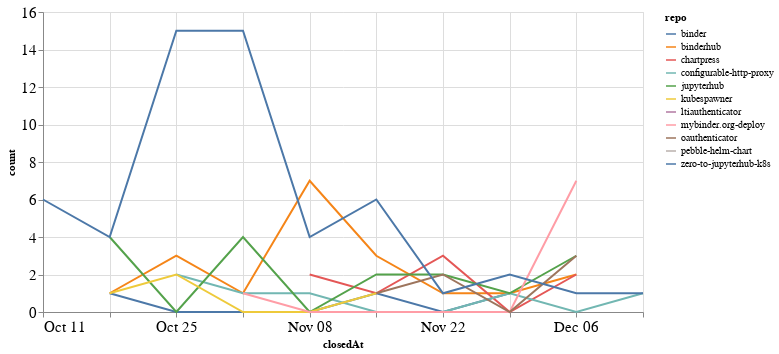

The notebook cell saved with this chart:
### Code cell
closed_by_time = closed_by.groupby('repo').resample('W', on='closedAt').count()['author'].reset_index()
closed_by_time = closed_by_time.rename(columns={'author': 'count'})

alt.Chart(closed_by_time, width=600).mark_line().encode(
    x='closedAt',
    y='count',
    color='repo',
    tooltip="repo"
)

### Figure 1 — Vega-Lite specification as saved in the notebook (floating-point values rounded to 4 significant figures)
{"config": {"axisLeft": {"labelFontSize": 15}, "axisBottom": {"labelFontSize": 15}}, "data": {"name": "data-59595f47a3a38406168af32270c4fc53"}, "mark": "line", "encoding": {"color": {"type": "nominal", "field": "repo"}, "tooltip": {"type": "nominal", "field": "repo"}, "x": {"type": "temporal", "field": "closedAt"}, "y": {"type": "quantitative", "field": "count"}}, "width": 600, "$schema": "https://vega.github.io/schema/vega-lite/v4.8.1.json", "datasets": {"data-59595f47a3a38406168af32270c4fc53": [{"repo": "binder", "closedAt": "2020-10-18T00:00:00", "count": 1}, {"repo": "binder", "closedAt": "2020-10-25T00:00:00", "count": 0}, {"repo": "binder", "closedAt": "2020-11-01T00:00:00", "count": 0}, {"repo": "binder", "closedAt": "2020-11-08T00:00:00", "count": 0}, {"repo": "binder", "closedAt": "2020-11-15T00:00:00", "count": 1}, {"repo": "binder", "closedAt": "2020-11-22T00:00:00", "count": 0}, {"repo": "binder", "closedAt": "2020-11-29T00:00:00", "count": 1}, {"repo": "binderhub", "closedAt": "2020-10-18T00:00:00", "count": 1}, {"repo": "binderhub", "closedAt": "2020-10-25T00:00:00", "count": 3}, {"repo": "binderhub", "closedAt": "2020-11-01T00:00:00", "count": 1}, {"repo": "binderhub", "closedAt": "2020-11-08T00:00:00", "count": 7}, {"repo": "binderhub", "closedAt": "2020-11-15T00:00:00", "count": 3}, {"repo": "binderhub", "closedAt": "2020-11-22T00:00:00", "count": 1}, {"repo": "binderhub", "closedAt": "2020-11-29T00:00:00", "count": 1}, {"repo": "binderhub", "closedAt": "2020-12-06T00:00:00", "count": 2}, {"repo": "chartpress", "closedAt": "2020-11-08T00:00:00", "count": 2}, {"repo": "chartpress", "closedAt": "2020-11-15T00:00:00", "count": 1}, {"repo": "chartpress", "closedAt": "2020-11-22T00:00:00", "count": 3}, {"repo": "chartpress", "closedAt": "2020-11-29T00:00:00", "count": 0}, {"repo": "chartpress", "closedAt": "2020-12-06T00:00:00", "count": 2}, {"repo": "configurable-http-proxy", "closedAt": "2020-10-25T00:00:00", "count": 2}, {"repo": "configurable-http-proxy", "closedAt": "2020-11-01T00:00:00", "count": 1}, {"repo": "configurable-http-proxy", "closedAt": "2020-11-08T00:00:00", "count": 1}, {"repo": "configurable-http-proxy", "closedAt": "2020-11-15T00:00:00", "count": 0}, {"repo": "configurable-http-proxy", "closedAt": "2020-11-22T00:00:00", "count": 0}, {"repo": "configurable-http-proxy", "closedAt": "2020-11-29T00:00:00", "count": 1}, {"repo": "configurable-http-proxy", "closedAt": "2020-12-06T00:00:00", "count": 0}, {"repo": "configurable-http-proxy", "closedAt": "2020-12-13T00:00:00", "count": 1}, {"repo": "jupyterhub", "closedAt": "2020-10-18T00:00:00", "count": 4}, {"repo": "jupyterhub", "closedAt": "2020-10-25T00:00:00", "count": 0}, {"repo": "jupyterhub", "closedAt": "2020-11-01T00:00:00", "count": 4}, {"repo": "jupyterhub", "closedAt": "2020-11-08T00:00:00", "count": 0}, {"repo": "jupyterhub", "closedAt": "2020-11-15T00:00:00", "count": 2}, {"repo": "jupyterhub", "closedAt": "2020-11-22T00:00:00", "count": 2}, {"repo": "jupyterhub", "closedAt": "2020-11-29T00:00:00", "count": 1}, {"repo": "jupyterhub", "closedAt": "2020-12-06T00:00:00", "count": 3}, {"repo": "kubespawner", "closedAt": "2020-10-18T00:00:00", "count": 1}, {"repo": "kubespawner", "closedAt": "2020-10-25T00:00:00", "count": 2}, {"repo": "kubespawner", "closedAt": "2020-11-01T00:00:00", "count": 0}, {"repo": "kubespawner", "closedAt": "2020-11-08T00:00:00", "count": 0}, {"repo": "kubespawner", "closedAt": "2020-11-15T00:00:00", "count": 1}, {"repo": "ltiauthenticator", "closedAt": "2020-12-06T00:00:00", "count": 1}, {"repo": "mybinder.org-deploy", "closedAt": "2020-11-01T00:00:00", "count": 1}, {"repo": "mybinder.org-deploy", "closedAt": "2020-11-08T00:00:00", "count": 0}, {"repo": "mybinder.org-deploy", "closedAt": "2020-11-15T00:00:00", "count": 0}, {"repo": "mybinder.org-deploy", "closedAt": "2020-11-22T00:00:00", "count": 0}, {"repo": "mybinder.org-deploy", "closedAt": "2020-11-29T00:00:00", "count": 0}, {"repo": "mybinder.org-deploy", "closedAt": "2020-12-06T00:00:00", "count": 7}, {"repo": "oauthenticator", "closedAt": "2020-11-15T00:00:00", "count": 1}, {"repo": "oauthenticator", "closedAt": "2020-11-22T00:00:00", "count": 2}, {"repo": "oauthenticator", "closedAt": "2020-11-29T00:00:00", "count": 0}, {"repo": "oauthenticator", "closedAt": "2020-12-06T00:00:00", "count": 3}, {"repo": "pebble-helm-chart", "closedAt": "2020-11-08T00:00:00", "count": 1}, {"repo": "zero-to-jupyterhub-k8s", "closedAt": "2020-10-11T00:00:00", "count": 6}, {"repo": "zero-to-jupyterhub-k8s", "closedAt": "2020-10-18T00:00:00", "count": 4}, {"repo": "zero-to-jupyterhub-k8s", "closedAt": "2020-10-25T00:00:00", "count": 15}, {"repo": "zero-to-jupyterhub-k8s", "closedAt": "2020-11-01T00:00:00", "count": 15}, {"repo": "zero-to-jupyterhub-k8s", "closedAt": "2020-11-08T00:00:00", "count": 4}, {"repo": "zero-to-jupyterhub-k8s", "closedAt": "2020-11-15T00:00:00", "count": 6}, {"repo": "zero-to-jupyterhub-k8s", "closedAt": "2020-11-22T00:00:00", "count": 1}, {"repo": "zero-to-jupyterhub-k8s", "closedAt": "2020-11-29T00:00:00", "count": 2}, {"repo": "zero-to-jupyterhub-k8s", "closedAt": "2020-12-06T00:00:00", "count": 1}, {"repo": "zero-to-jupyterhub-k8s", "closedAt": "2020-12-13T00:00:00", "count": 1}]}}
